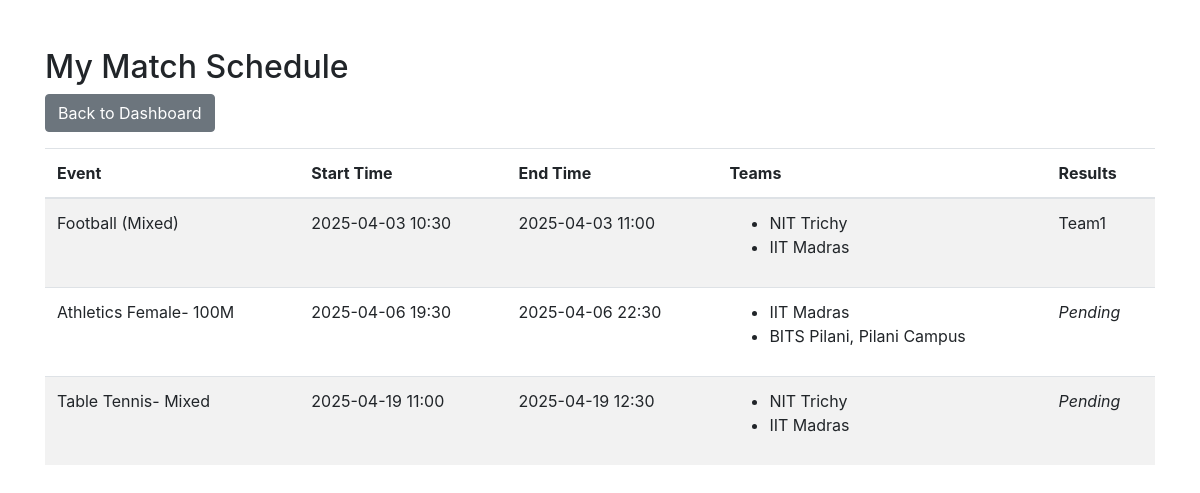
Before: /participant/matches (signed in) with the older database file.
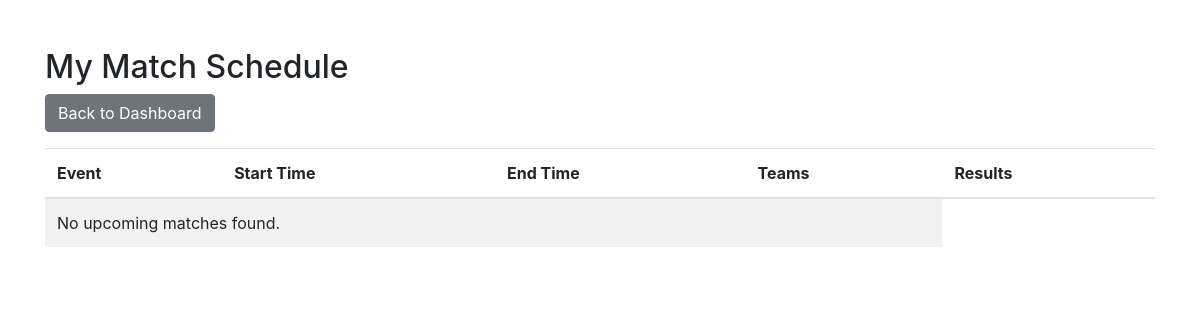
After: the same page with the newer database file.
### management/models.py (models this page shows, shortened)
class Match(models.Model):
    event = models.ForeignKey(Event, on_delete=models.CASCADE)
    teams = models.ManyToManyField(Team)
    start_time = models.DateTimeField()
    end_time = models.DateTimeField()
    scores = models.JSONField(null=True, blank=True)  # Flexible score field
    finished = models.BooleanField(default=False)

class Event(models.Model):
    GENDER_CHOICES = (
        ('Male', 'Male'),
        ('Female', 'Female'),
        ('Mixed', 'Mixed'),
    )
    name = models.CharField(max_length=100)  # e.g., Athletics Men - 100M
    sport = models.CharField(max_length=50)
    gender = models.CharField(max_length=10, choices=GENDER_CHOICES)
    max_team_members = models.PositiveIntegerField(default=1)

class Team(models.Model):
    event = models.ForeignKey(Event, on_delete=models.CASCADE)
    college = models.ForeignKey(College, on_delete=models.CASCADE)
    members = models.ManyToManyField(ParticipantProfile, blank=True)
    captain= models.ForeignKey(ParticipantProfile, related_name="captain_teams", on_delete=models.SET_NULL, null=True, blank=True)
    gender = models.CharField(max_length=50, choices=[("Male", "Male"), ("Female", "Female"), ("Mixed", "Mixed")])

class College(models.Model):
    name = models.CharField(max_length=255, unique=True)
    def __str__(self):
        return self.name

### management/views.py (the view)
# urls.py: path('participant/matches', views.participant_matches, name='participant_matches'),
@login_required
def participant_matches(request):
    try:
        profile = request.user.participantprofile
    except ParticipantProfile.DoesNotExist:
        messages.error(request, "Please complete participant registration first.")
        return redirect('participant_register')
    my_teams = Team.objects.filter(members=profile)
    matches = Match.objects.filter(
        Q(teams__in=my_teams) | Q(teams__college=profile.college)
    ).distinct().order_by('start_time')
    context = {'matches': matches}
    return render(request, 'management/participant_matches.html', context)

### management/templates/management/participant_matches.html (shortened to what this page needs)
<!DOCTYPE html>
<html lang="en">
<head>
    <link rel="stylesheet" href="https://stackpath.bootstrapcdn.com/bootstrap/4.5.0/css/bootstrap.min.css">
</head>
<body>
<div class="container mt-5">
    <h2>My Match Schedule</h2>
    <a href="{% url 'participant_dashboard' %}" class="btn btn-secondary mb-3">Back to Dashboard</a>
    <table class="table table-striped">
        <thead>
            <tr>
                <th>Event</th>
                <th>Start Time</th>
                <th>End Time</th>
                <th>Teams</th>
                <th>Results</th>
            </tr>
        </thead>
        <tbody>
            {% for match in matches %}
                <tr>
                    <td>{{ match.event.name }}</td>
                    <td>{{ match.start_time|date:"Y-m-d H:i" }}</td>
                    <td>{{ match.end_time|date:"Y-m-d H:i" }}</td>
                    <td>
                        <ul>
                            {% for team in match.teams.all %}
                                <li>{{ team.college }}</li>
                            {% endfor %}
                        </ul>
                    </td>
                    <td>
                        {% if match.finished %}
                          {% if match.scores.result %}
                            {{ match.scores.result }}
                          {% else %}
                            {{ match.scores }}
                          {% endif %}
                        {% else %}
                          <em>Pending</em>
                        {% endif %}
                      </td>
                </tr>
            {% empty %}
                <tr>
                    <td colspan="4">No upcoming matches found.</td>
                </tr>
            {% endfor %}
        </tbody>
    </table>
</div>
</body>
</html>

Changed rows visible on the page:
removed Match: event.name "Football (Mixed)", start_time "2025-04-03 10:30", end_time "2025-04-03 11:00", scores.result "Team1"
removed Team: college "NIT Trichy", shown under "Football (Mixed)"
no longer on this page (row edited): Team: college "IIT Madras", shown under "Football (Mixed)"
removed Match: event.name "Athletics Female- 100M", start_time "2025-04-06 19:30", end_time "2025-04-06 22:30", finished "Pending"
no longer on this page (row unchanged): Team: college "IIT Madras", shown under "Athletics Female- 100M"
removed Team: college "BITS Pilani, Pilani Campus", shown under "Athletics Female- 100M"
removed Match: event.name "Table Tennis- Mixed", start_time "2025-04-19 11:00", end_time "2025-04-19 12:30", finished "Pending"
removed Team: college "NIT Trichy", shown under "Table Tennis- Mixed"
no longer on this page (row unchanged): Team: college "IIT Madras", shown under "Table Tennis- Mixed"
Other visible differences:
text now shown: "No upcoming matches found."
